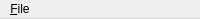
<?xml version="1.0" encoding="UTF-8"?>
<ui version="4.0">
 <class>MenuBar</class>
 <widget class="QMenuBar" name="menubar">
  <widget class="QMenu" name="menu_file">
   <property name="title">
    <string>&amp;File</string>
   </property>
   <addaction name="action_open_image_file"/>
   <addaction name="menu_recent_files"/>
   <addaction name="separator"/>
   <addaction name="action_quit"/>
  </widget>
  <widget class="QMenu" name="menu_recent_files">
   <property name="title">
    <string>&amp;Recent Files</string>
   </property>
   <addaction name="action_recent_0"/>
   <addaction name="action_recent_1"/>
   <addaction name="action_recent_2"/>
   <addaction name="action_recent_3"/>
   <addaction name="action_recent_4"/>
  </widget>
  <widget class="QMenu" name="menu_help">
   <property name="title">
    <string>&amp;Help</string>
   </property>
   <addaction name="action_about"/>
  </widget>
  <widget class="QMenu" name="menu_tools">
   <property name="title">
    <string>&amp;Tools</string>
   </property>
   <addaction name="action_load_AYAB_firmware"/>
   <addaction name="action_test_AYAB_device"/>
   <addaction name="action_knit"/>
   <addaction name="action_cancel"/>
  </widget>
  <widget class="QMenu" name="menu_preferences">
   <property name="title">
    <string>&amp;Preferences</string>
   </property>
   <addaction name="action_set_preferences"/>
  </widget>
  <widget class="QMenu" name="menu_image_actions">
   <property name="title">
    <string>&amp;Image Actions</string>
   </property>
   <action name="action_image_actions"/>
   <addaction name="action_invert"/>
   <addaction name="action_stretch"/>
   <addaction name="action_repeat"/>
   <addaction name="action_reflect"/>
   <addaction name="separator"/>
   <addaction name="action_hflip"/>
   <addaction name="action_vflip"/>
   <addaction name="separator"/>
   <addaction name="action_rotate_left"/>
   <addaction name="action_rotate_right"/>
   <addaction name="separator"/>
   <addaction name="action_zoom_in"/>
   <addaction name="action_zoom_out"/>
  </widget>
  <addaction name="menu_file"/>
  <action name="action_open_image_file">
   <property name="text">
    <string>&amp;Open Image File</string>
   </property>
   <property name="shortcut">
    <string notr="true">Ctrl+O</string>
   </property>
  </action>

  <action name="action_recent_0">
   <property name="text">
    <string>recent0</string>
   </property>
  </action>
  <action name="action_recent_1">
   <property name="text">
    <string>recent1</string>
   </property>
  </action>
  <action name="action_recent_2">
   <property name="text">
    <string>recent2</string>
   </property>
  </action>
  <action name="action_recent_3">
   <property name="text">
    <string>recent3</string>
   </property>
  </action>
  <action name="action_recent_4">
   <property name="text">
    <string>recent4</string>
   </property>
  </action>

  <action name="action_quit">
   <property name="text">
    <string>&amp;Quit</string>
   </property>
   <property name="shortcut">
    <string notr="true">Ctrl+Q</string>
   </property>
   <property name="menuRole">
    <enum>QAction::QuitRole</enum>
   </property>
  </action>
  <action name="action_load_AYAB_firmware">
   <property name="text">
    <string>&amp;Load AYAB Firmware</string>
   </property>
  </action>
  <action name="action_test_AYAB_device">
   <property name="text">
    <string>&amp;Test AYAB Device</string>
   </property>
  </action>
  <action name="action_knit">
   <property name="text">
    <string>&amp;Knit</string>
   </property>
   <property name="shortcut">
    <string notr="true">Ctrl+K</string>
   </property>
  </action>
  <action name="action_cancel">
   <property name="text">
    <string>&amp;Cancel Knitting</string>
   </property>
   <property name="shortcut">
    <string notr="true">Escape</string>
   </property>
  </action>
  <action name="action_about">
   <property name="text">
    <string>Help – &amp;About</string>
   </property>
   <property name="menuRole">
    <enum>QAction::AboutRole</enum>
   </property>
  </action>
  <action name="action_help">
   <property name="text">
    <string>Help</string>
   </property>
  </action>
  <action name="action_invert">
   <property name="text">
    <string>&amp;Invert</string>
   </property>
   <property name="shortcut">
    <string notr="true">Ctrl+I</string>
   </property>
  </action>
  <action name="action_stretch">
   <property name="text">
    <string>&amp;Stretch</string>
   </property>
   <property name="shortcut">
    <string notr="true">Ctrl+S</string>
   </property>
  </action>
  <action name="action_repeat">
   <property name="text">
    <string>&amp;Repeat</string>
   </property>
   <property name="shortcut">
    <string notr="true">Ctrl+R</string>
   </property>
  </action>
  <action name="action_reflect">
   <property name="text">
    <string>Re&amp;flect</string>
   </property>
   <property name="shortcut">
    <string notr="true">Ctrl+M</string>
   </property>
  </action>
  <action name="action_hflip">
   <property name="text">
    <string>&amp;Horizontal Flip</string>
   </property>
   <property name="shortcut">
    <string notr="true">Ctrl+Up</string>
   </property>
  </action>
  <action name="action_vflip">
   <property name="text">
    <string>&amp;Vertical Flip</string>
   </property>
   <property name="shortcut">
    <string notr="true">Ctrl+Down</string>
   </property>
  </action>
  <action name="action_rotate_left">
   <property name="text">
    <string>Rotate &amp;Left</string>
   </property>
   <property name="shortcut">
    <string notr="true">Ctrl+Left</string>
   </property>
  </action>
  <action name="action_rotate_right">
   <property name="text">
    <string>Rotate Ri&amp;ght</string>
   </property>
   <property name="shortcut">
    <string notr="true">Ctrl+Right</string>
   </property>
  </action>
  <action name="action_zoom_in">
   <property name="text">
    <string>&amp;Zoom in</string>
   </property>
   <property name="shortcut">
    <string notr="true">Ctrl++</string>
   </property>
  </action>
  <action name="action_zoom_out">
   <property name="text">
    <string>Zoom &amp;out</string>
   </property>
   <property name="shortcut">
    <string notr="true">Ctrl+-</string>
   </property>
  </action>
  <action name="action_set_preferences">
   <property name="text">
    <string>&amp;Set Preferences</string>
   </property>
   <property name="shortcut">
    <string notr="true">Ctrl+P</string>
   </property>
   <property name="menuRole">
    <enum>QAction::PreferencesRole</enum>
   </property>
  </action>
 </widget>
 <resources/>
 <connections/>
</ui>
